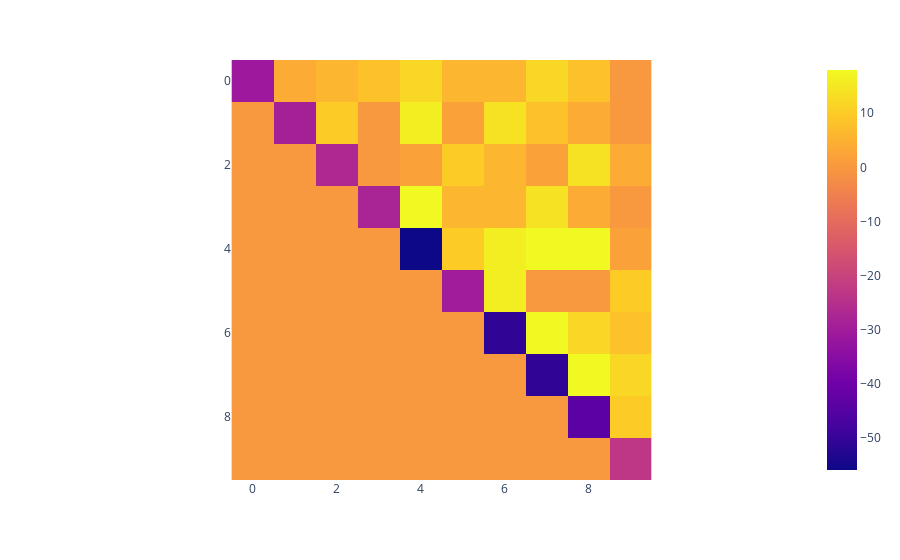

This figure's notebook cell:
### Code cell
model.show(group="all")

### Figure 1 — Plotly figure (JSON) as saved in the notebook; plotly's stock layout.template omitted (floating-point values rounded to 4 significant figures)
{"data": [{"coloraxis": "coloraxis", "hovertemplate": "x: %{x}<br>y: %{y}<br>color: %{z}<extra></extra>", "name": "0", "type": "heatmap", "xaxis": "x", "yaxis": "y", "z": [[-31, 4, 6, 8, 12, 6, 6, 12, 8, 0], [0, -29, 10, 0, 16, 2, 14, 8, 4, 0], [0, 0, -27, 0, 2, 10, 6, 2, 14, 4], [0, 0, 0, -28, 18, 6, 6, 14, 4, 0], [0, 0, 0, 0, -56, 10, 16, 18, 18, 2], [0, 0, 0, 0, 0, -30, 16, 0, 0, 10], [0, 0, 0, 0, 0, 0, -51, 18, 12, 8], [0, 0, 0, 0, 0, 0, 0, -51, 18, 12], [0, 0, 0, 0, 0, 0, 0, 0, -44, 10], [0, 0, 0, 0, 0, 0, 0, 0, 0, -23]]}], "layout": {"coloraxis": {"colorscale": [[0, "#0d0887"], [0.1111, "#46039f"], [0.2222, "#7201a8"], [0.3333, "#9c179e"], [0.4444, "#bd3786"], [0.5556, "#d8576b"], [0.6667, "#ed7953"], [0.7778, "#fb9f3a"], [0.8889, "#fdca26"], [1, "#f0f921"]]}, "margin": {"t": 60}, "xaxis": {"anchor": "y", "constrain": "domain", "domain": [0, 1], "scaleanchor": "y"}, "yaxis": {"anchor": "x", "autorange": "reversed", "constrain": "domain", "domain": [0, 1]}}}
